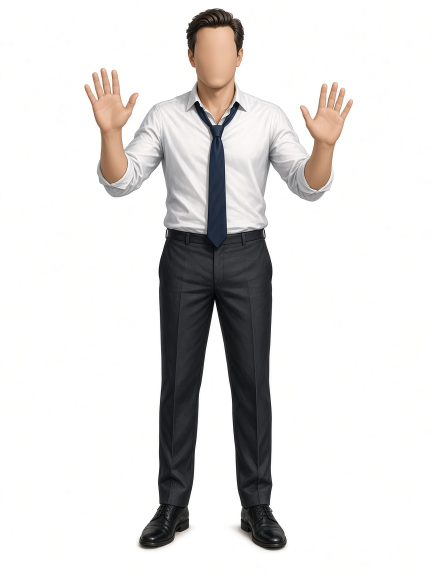
#> input picture art/src2/billclay.jpg, 864 x 1152 px, given in place of hans.jpg, which was not available (shown at 1/2 size)
$ python tools_diehard.py
#> lines starting #> are read from the running program, lines starting #| are printed output that depends on the picture; after the words box and inside, x2 and y2 are one past the last pixel; in counts of white or black regions, pixels touching at a corner belong together
"""Die Hard Set 1 (category Fun): full-colour GenerateImage illustrations (art/src2) + rendered cover objects
composited into one PNG per sheet; target specs (targets.json) + drills (drills.json).
Vector is ONLY faint scoring outlines (hostages/bystanders are NOT marked on the art), markers, text."""
import json, cv2, numpy as np
SRC='art/src2/'; OUT='art/'
KNEE,KEEP=25,0.2   # red-dominance soft knee: keeps full colour, compresses only warm skin highlights (max dom < 40)
def safe(img):
    b,g,r=[c.astype(np.float32) for c in cv2.split(img)]
    d=r-(g+b)/2; d2=np.minimum(np.where(d>KNEE,KNEE+(d-KNEE)*KEEP,d),36); r=r-(d-d2)
    return cv2.merge([np.clip(c,0,255).astype(np.uint8) for c in (b,g,r)])
def whiten(im):   # generated sources with a faint textured backdrop: everything outside the figures -> pure white
    m=(im.min(axis=2)<215).astype(np.uint8); m=cv2.morphologyEx(m,cv2.MORPH_CLOSE,np.ones((15,15),np.uint8))
#> after `m = (im.min(axis=2) < 215).astype(np.uint8)`:
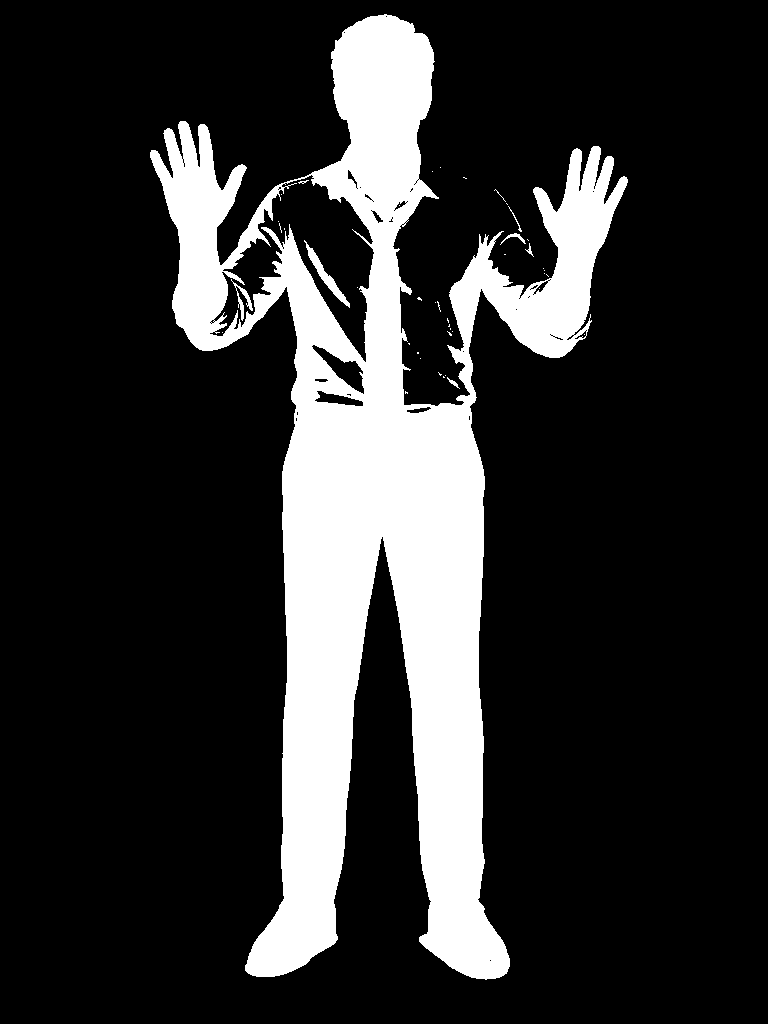
#> m: shape (1024, 768); values 0 (black) and 1 (white), 18.9% white; 43 white regions (36 under 20 px), largest, box (x1, y1, x2, y2) and area: (150, 14, 628, 980) 147727, (304, 240, 350, 308) 518, (231, 279, 253, 321) 214
#> after `m = cv2.morphologyEx(m, cv2.MORPH_CLOSE, np.ones((15, 15), np.uint8))`: m: shape (1024, 768); values 0 (black) and 1 (white), 20.1% white; 7 white regions (6 under 20 px), largest, box (x1, y1, x2, y2) and area: (150, 14, 628, 980) 157828
    n,lab,st,_=cv2.connectedComponentsWithStats(m); keep=np.isin(lab,[i for i in range(1,n) if st[i][4]>4000])
#> after `n, lab, st, _ = cv2.connectedComponentsWithStats(m)`:
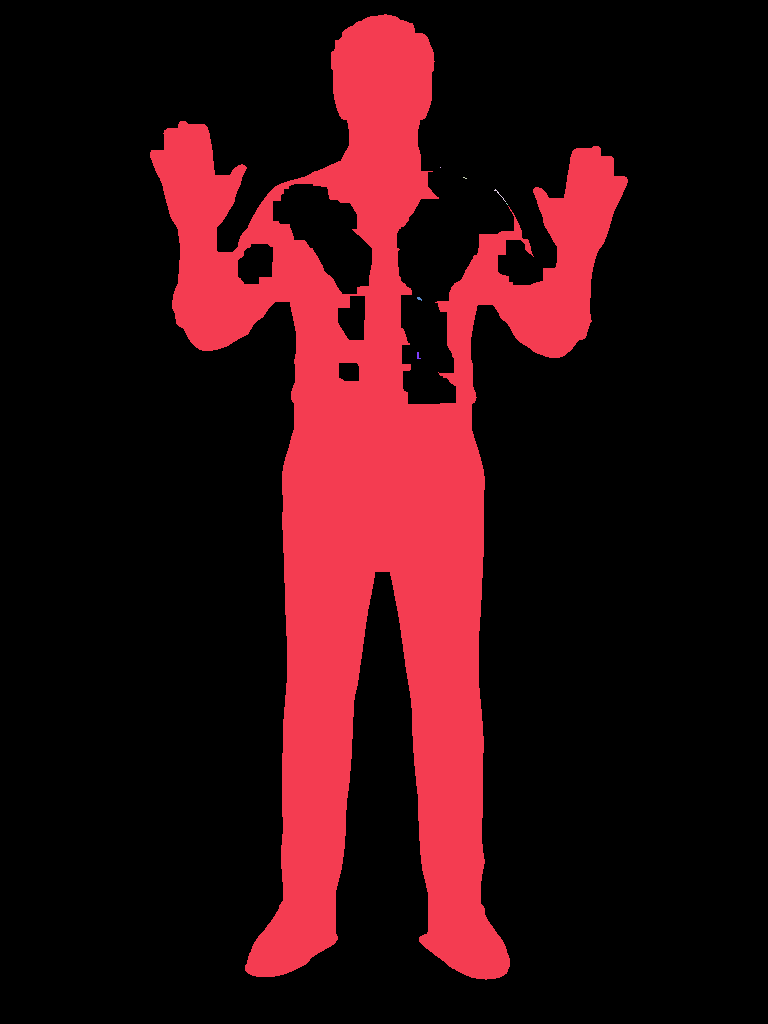
#> lab: shape (1024, 768) int32; 8 distinct labels, from 0 to 7; one colour per label, 0 black
#> after `n, lab, st, _ = cv2.connectedComponentsWithStats(m)`: n = 8; st = [[0, 0, 768, 1024, 628553], [150, 14, 478, 966, 157828], [440, 167, 1, 1, 1], [463, 177, 4, 2, 4], [494, 189, 12, 13, 16], [506, 203, 2, 2, 2], [417, 297, 5, 4, 12], [417, 352, 4, 7, 16]]
#> after `keep = np.isin(lab, [i for i in range(1, n) if st[i][4] > 4000])`: keep: shape (1024, 768) bool; 20.1% white; 1 white region
    cs,_=cv2.findContours(keep.astype(np.uint8),cv2.RETR_EXTERNAL,cv2.CHAIN_APPROX_NONE); f=np.zeros_like(m); cv2.drawContours(f,cs,-1,1,-1)
#> after `cs, _ = cv2.findContours(keep.astype(np.uint8), cv2.RETR_EXTERNAL, cv2`: cs = 1 contour; box (x1, y1, x2, y2) and area: (150, 14, 628, 980) 163876
#> after `cv2.drawContours(f, cs, -1, 1, -1)`: f: shape (1024, 768); values 0 (black) and 1 (white), 21.1% white; 1 white region, box (x1, y1, x2, y2) and area: (150, 14, 628, 980) 166217
    f=cv2.dilate(f,np.ones((3,3),np.uint8)); out=im.copy(); out[f==0]=255; return out
#> after `f = cv2.dilate(f, np.ones((3, 3), np.uint8))`: f: shape (1024, 768); values 0 (black) and 1 (white), 21.9% white; 1 white region, box (x1, y1, x2, y2) and area: (149, 13, 629, 981) 171911
WHITEN={'eddie','finale','hans','karl','tony','powell','uli','theo','franco','heinrich','billclay','partyguest'}
def load(k,size=(768,1024)):
    im=cv2.resize(cv2.imread(SRC+k+'.jpg'),size,interpolation=cv2.INTER_AREA); return whiten(im) if k in WHITEN else im
# [7 lines left out: function mask, not called in this run]
# hand-fit on the 768x1024 images: head (cx,cy,rx,ry) | shoulders (xl,xr,y) | belt (xl,xr,y) | chest -0 centre
C={'hans':dict(head=(378,92,48,62),sh=(250,545,190),belt=(265,500,520),chest=(395,320),rc=50),
 'karl':dict(head=(370,48,40,56),sh=(220,550,175),belt=(285,480,420),chest=(370,275),rc=52),
 'tony':dict(head=(382,72,42,55),sh=(235,545,175),belt=(290,480,440),chest=(385,330),rc=52),
 'franco':dict(head=(362,70,44,58),sh=(205,535,150),belt=(270,520,420),chest=(380,255),rc=60),
 'heinrich':dict(head=(363,78,40,58),sh=(240,515,150),belt=(315,500,410),chest=(395,300),rc=48),
 'eddie':dict(head=(366,88,40,54),sh=(185,520,170),belt=(225,485,465),chest=(366,320),rc=48),
 'theo':dict(head=(382,72,42,55),sh=(285,495,170),belt=(290,470,410),chest=(385,270),rc=48),
 'billclay':dict(head=(383,95,44,60),sh=(245,530,165),belt=(300,470,415),chest=(385,270),rc=50),
 'uli':dict(head=(366,58,46,62),sh=(180,550,148),belt=(230,500,505),chest=(366,272),rc=52),
 'powell':dict(head=(366,62,50,66),sh=(218,522,165),belt=(218,516,455),chest=(366,295),rc=58)}
IMG={k:safe(load(k)) for k in list(C)+['partyguest']}
#> call 2 of load, with k = 'karl', size = (768, 1024)
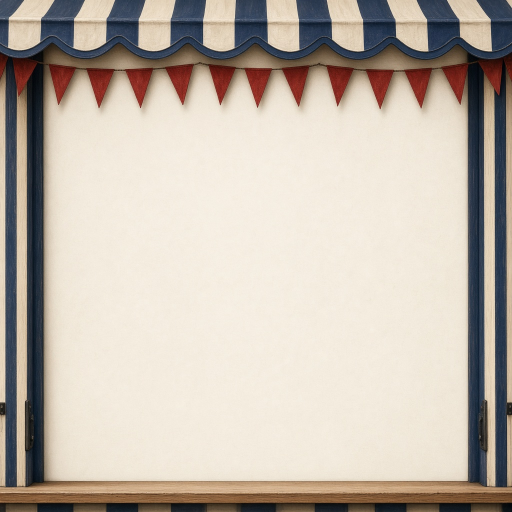
#> input picture art/src2/booth.jpg, 1024 x 1024 px, given in place of karl.jpg, which was not available (shown at 1/2 size)
#> in whiten (call 2), `m = (im.min(axis=2) < 215).astype(np.uint8)`: m: shape (1024, 768); values 0 (black) and 1 (white), 48.4% white; 1953 white regions (1929 under 20 px), largest, box (x1, y1, x2, y2) and area: (0, 0, 768, 1024) 375660, (658, 556, 683, 580) 140, (655, 783, 670, 807) 128
#> in whiten (call 2), `m = cv2.morphologyEx(m, cv2.MORPH_CLOSE, np.ones((15, 15), np.uint8))`: m: shape (1024, 768); values 0 (black) and 1 (white), 55.1% white; 6 black regions, box (x1, y1, x2, y2) and area: (100, 221, 668, 945) 351774, (577, 256, 599, 272) 348, (133, 835, 148, 852) 255, (670, 456, 685, 471) 225, (644, 688, 659, 703) 225, (647, 728, 662, 743) 225
#> in whiten (call 2), `n, lab, st, _ = cv2.connectedComponentsWithStats(m)`:
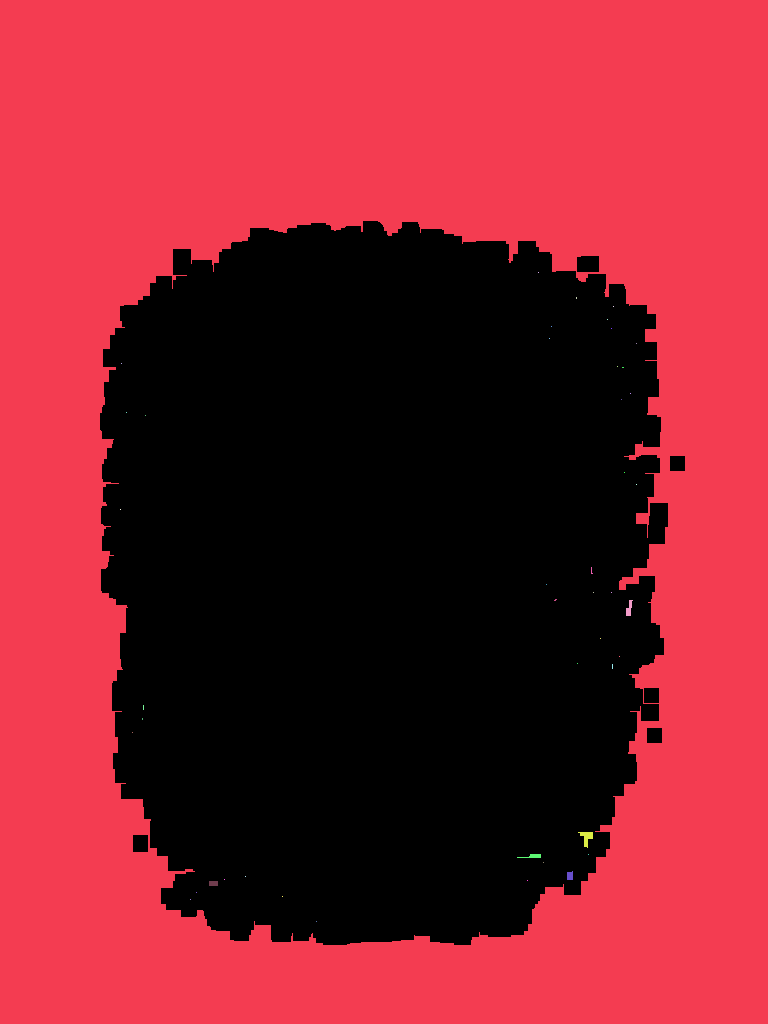
#> lab: shape (1024, 768) int32; 46 distinct labels, from 0 to 45; one colour per label, 0 black
#> in whiten (call 2), `n, lab, st, _ = cv2.connectedComponentsWithStats(m)`: n = 46; st = 46 rows, first 6: [100, 221, 585, 724, 353052], [0, 0, 768, 1024, 432989], [538, 272, 1, 1, 1], [576, 297, 1, 2, 2], [613, 306, 1, 1, 1], [607, 319, 1, 1, 1]
#> in whiten (call 2), `keep = np.isin(lab, [i for i in range(1, n) if st[i][4] > 4000])`: keep: shape (1024, 768) bool; 55.1% white; 6 black regions
#> in whiten (call 2), `cs, _ = cv2.findContours(keep.astype(np.uint8), cv2.RETR_EXTERNAL, cv2`: cs = 1 contour; box (x1, y1, x2, y2) and area: (0, 0, 768, 1024) 784641
#> in whiten (call 2), `cv2.drawContours(f, cs, -1, 1, -1)`: f: shape (1024, 768); every value is 1
#> in safe (call 2), `d2 = np.minimum(np.where(d > KNEE, KNEE + (d - KNEE) * KEEP, d), 36)`:
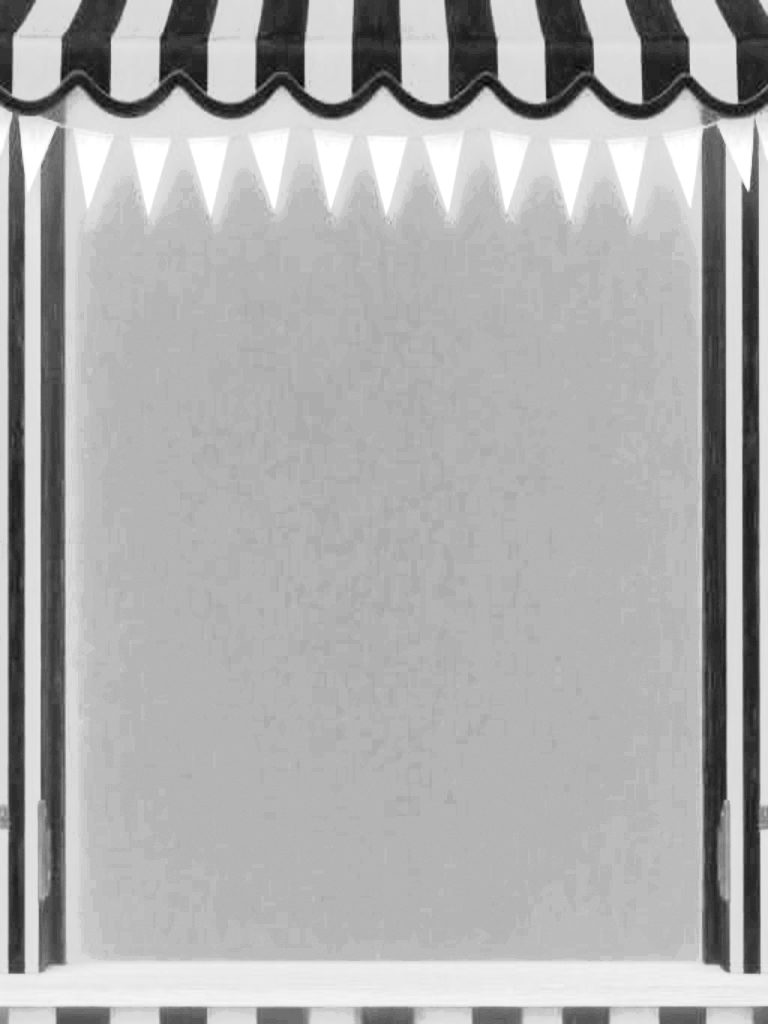
#> d2: shape (1024, 768) float32; min -37.5, max 36, mean 12.8; drawn with min black and max white
#> in safe (call 2), `r = r - (d - d2)`:
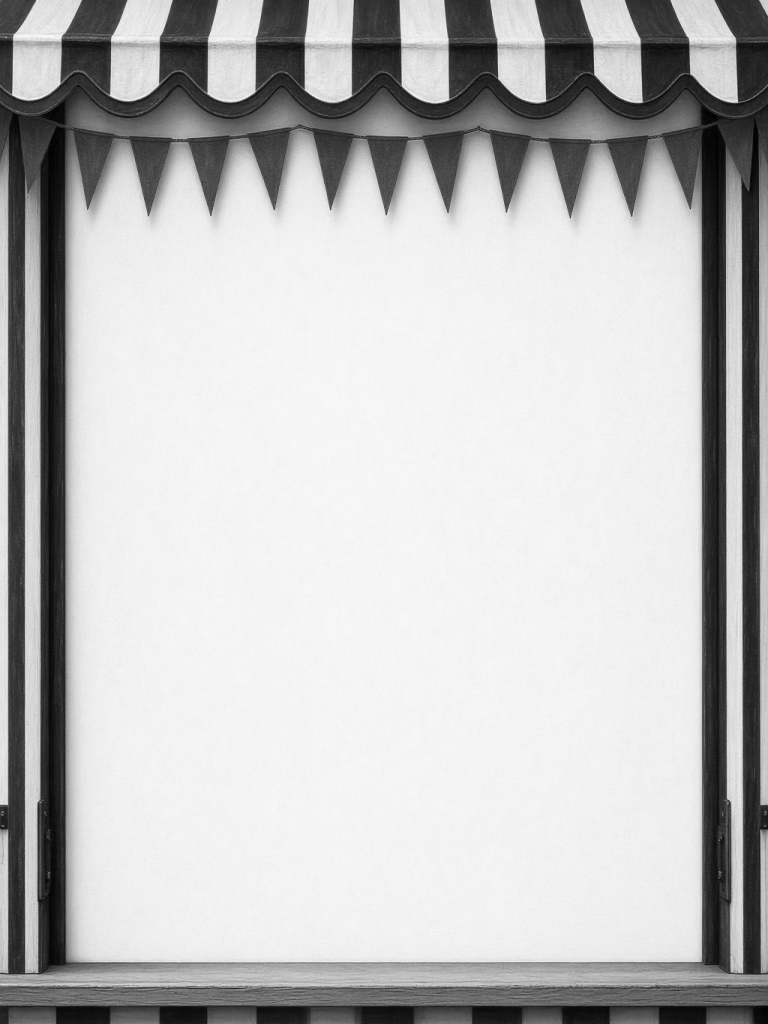
#> r: shape (1024, 768) float32; min 0, max 253.6, mean 190.7
#> in safe (call 2), `return cv2.merge([np.clip(c,0,255).astype(np.uint8) for c in (b,g,r)])`:
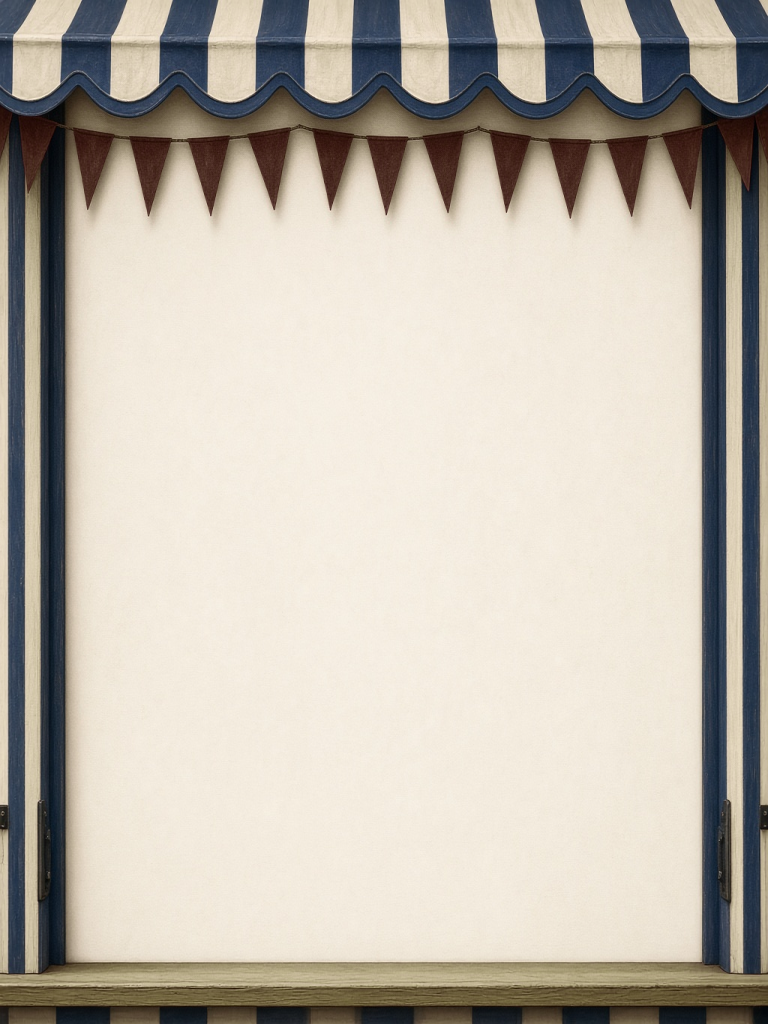
#> returned value: shape (1024, 768, 3); mean of channels 0, 1, 2 172.3, 183.6, 190.6; drawn as B, G, R
#> (the run stopped early here; a loop or call above may not have finished)
